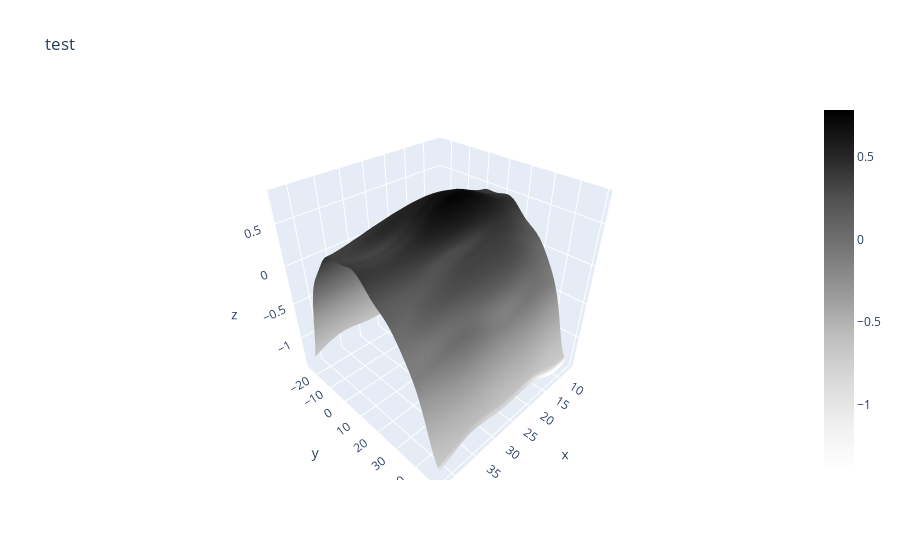

Notebook code for this chart:
### Code cell
# Graphing the filtered flattened surface with plotly
print('plotting the last one')
fig = go.Figure(data=go.Surface(x=xseggrid[i],y=yseggrid[i],z=sollast_FT_filtered_IFT_real, colorscale="greys"))
fig.update_layout(scene = dict(
            xaxis_title='x',
            yaxis_title='y',
            zaxis_title='z'),
            title='test')

### Figure 1 — Plotly figure (JSON) as saved in the notebook; plotly's stock layout.template omitted (floating-point values rounded to 4 significant figures; data arrays with more than 128 entries replaced by an {"elided": "..."} marker saying what was removed)
{"data": [{"colorscale": [[0, "rgb(255,255,255)"], [0.125, "rgb(240,240,240)"], [0.25, "rgb(217,217,217)"], [0.375, "rgb(189,189,189)"], [0.5, "rgb(150,150,150)"], [0.625, "rgb(115,115,115)"], [0.75, "rgb(82,82,82)"], [0.875, "rgb(37,37,37)"], [1, "rgb(0,0,0)"]], "type": "surface", "x": {"elided": "75x37 float values"}, "y": {"elided": "75x37 float values"}, "z": {"elided": "75x37 float values"}}], "layout": {"scene": {"xaxis": {"title": {"text": "x"}}, "yaxis": {"title": {"text": "y"}}, "zaxis": {"title": {"text": "z"}}}, "title": {"text": "test"}}}
